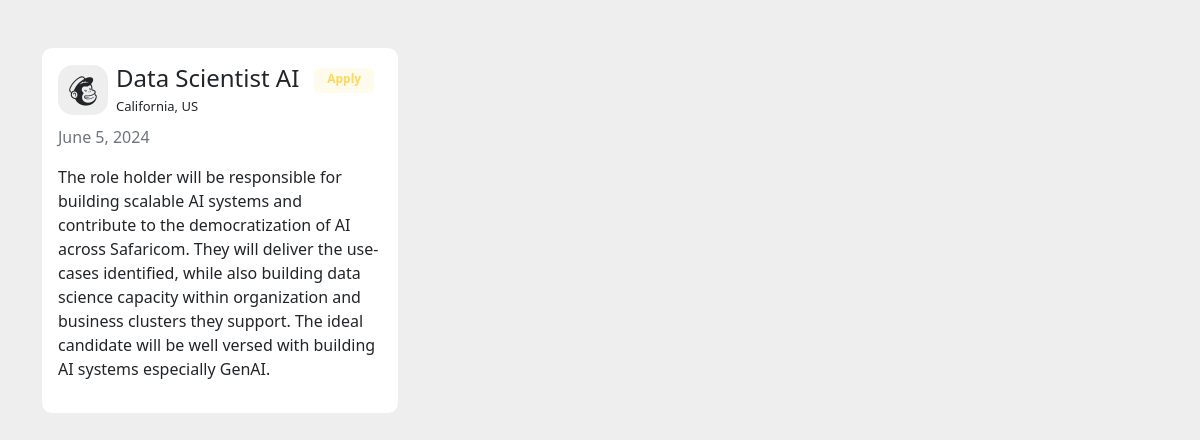
The page /careers/ on the database as committed earlier.
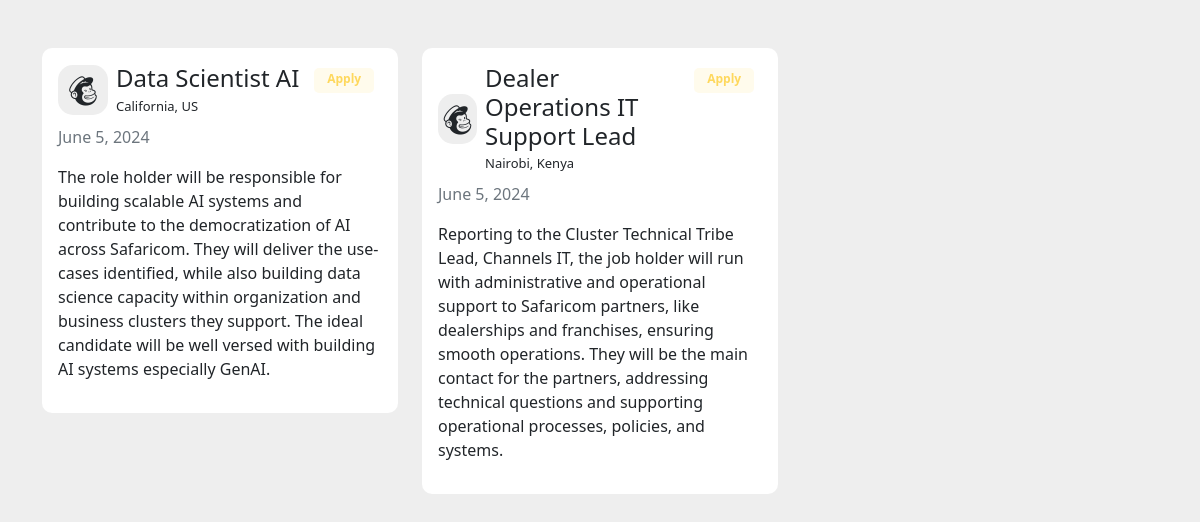
The same page on the database as committed later.
### HumanResource/models.py (models this page shows, shortened)
class Job(models.Model):
    job_title = models.CharField(max_length=100, null=False)
    department = models.CharField(max_length=50, choices=departments)
    salary = models.IntegerField()
    location = models.CharField(max_length=100, choices=locations)
    introduction = models.CharField(max_length=220)
    brief_posting_description = models.CharField(max_length=400)
    responsibilities = models.CharField(max_length=3000)
    qualifications = models.CharField(max_length=1500)
    is_active = models.BooleanField(default=True)
    date_posted = models.DateField(auto_now_add=True)
    shortlist = models.ManyToManyField('Applicant', related_name='shortlisted_jobs', blank=True)

### HumanResource/views.py (the view)
# urls.py: path('careers/', views.careers, name='careers'),
def careers(request):
    jobs = Job.objects.filter(is_active=True)
    return render(request, 'app/careers.html', locals())

### HumanResource/templates/app/careers.html (shortened to what this page needs)
<!DOCTYPE html>
<html lang="en">
<head>
  <link rel="stylesheet" href="https://cdn.jsdelivr.net/npm/bootstrap@5.0.0-beta1/dist/css/bootstrap.min.css">
  <link rel="stylesheet" href="https://cdn.jsdelivr.net/npm/bootstrap@5.0.0-beta1/dist/js/bootstrap.bundle.min.js">
  <link rel="stylesheet" href="https://cdnjs.cloudflare.com/ajax/libs/jquery/3.2.1/jquery.min.js">
  <link rel="stylesheet" href="https://cdn.jsdelivr.net/npm/boxicons@latest/css/boxicons.min.css">
</head>
<body>
  <div class="container mt-5 mb-3">
    <div class="row">
      {% if jobs %}
      {% for job in jobs %}
      <div class="col-md-4">
        <div class="card p-3 mb-2">
            <div class="d-flex justify-content-between">
                <div class="d-flex flex-row align-items-center">
                    <div class="icon"> <i class="bx bxl-mailchimp"></i> </div>
                    <div class="ms-2 c-details">
                        <h4 class="mb-0">{{ job.job_title }}</h4> <span>{{ job.location }}</span>
                    </div>
                </div>
                <a href="{% url 'job-detail' job.id %}" style="text-decoration: none;"><div class="badge"> <span>Apply</span> </div></a>
            </div>
            <div class="mt-2">
              <span class="text-muted">{{ job.date_posted }}</span>
            </div>
            <div class="mt-2">
                <div class="mt-2">
                      <p>{{ job.brief_posting_description }}</p>
                </div>
            </div>
        </div>
    </div>
      {%  endfor %}
      {% else %}
      <h4 class="mb-0">No vacancies available</h4>
      {% endif %}
    </div>
</div>
</body>
</html>

Rows that differ between the two databases and show on the page:
added Job: job_title "Dealer Operations IT Support Lead", location "Nairobi, Kenya", date_posted "June 5, 2024", brief_posting_description "Reporting to the Cluster Technical Tribe Lead, Channels IT, the job holder will run with administrative and operational support to Safaricom partners, like dealerships and franchises, ensuring smooth operations. They will be the main contact for the partners, addressing technical questions and supporting operational processes, policies, and systems."
